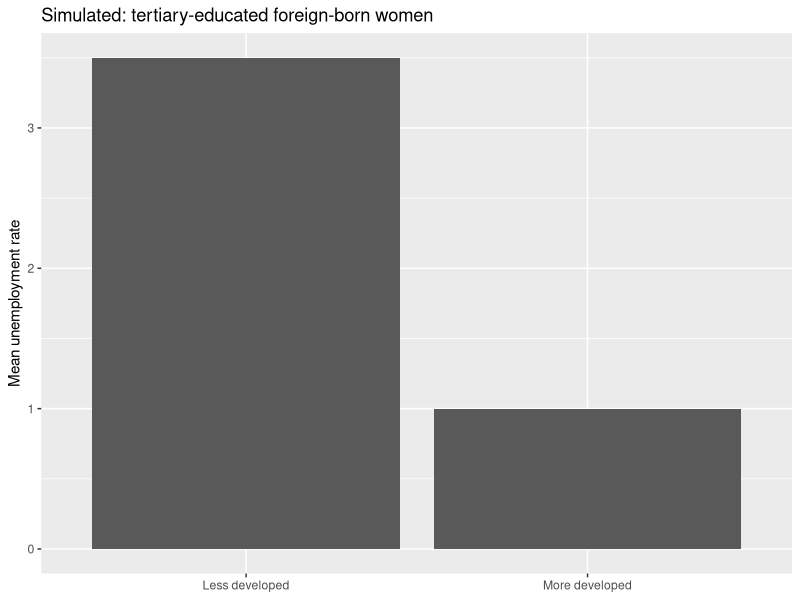
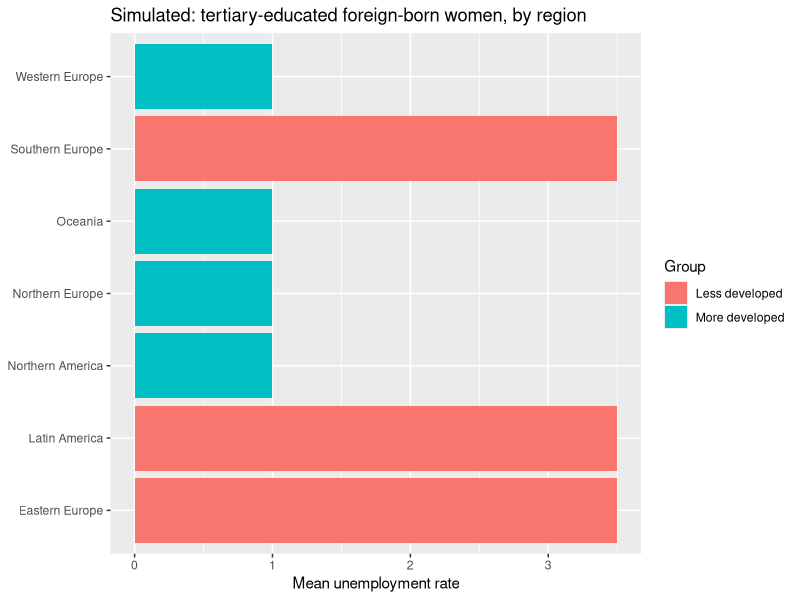
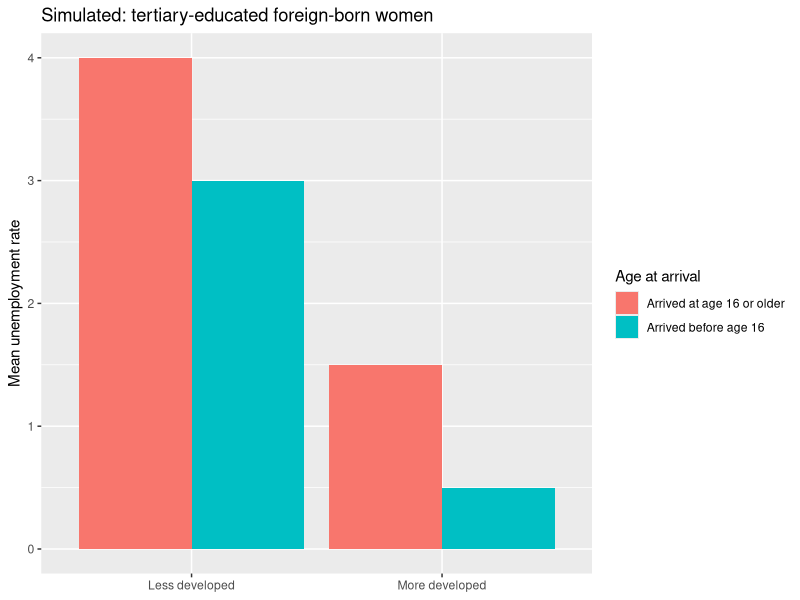

Reproduce these figures in R, in order.
## ---- chunk 1
library(tidyverse)

set.seed(916)

#Simulate the structure of the real data, based on the data of OECD
country_region <- tibble(
  country = c("Canada", "United States",
              "Mexico", "Costa Rica", "Colombia", "Chile",
              "Australia", "New Zealand",
              "Austria", "Belgium", "France", "Germany", "Luxembourg",
              "Netherlands", "Switzerland",
              "Estonia", "Ireland", "Latvia", "Lithuania", "Norway",
              "Sweden", "United Kingdom",
              "Greece", "Italy", "Portugal", "Slovenia", "Spain",
              "Bulgaria", "Czechia", "Hungary", "Poland", "Romania",
              "Slovak Republic"),
  region  = c(rep("Northern America", 2),
              rep("Latin America", 4),
              rep("Oceania", 2),
              rep("Western Europe", 7),
              rep("Northern Europe", 7),
              rep("Southern Europe", 5),
              rep("Eastern Europe", 6))
)

head(country_region)
## ---- chunk 2
#建立個人性質
n_countries <- length(country_region$country)   # 33

simulated_ppl <- tibble(
  country = rep(country_region$country, each = 12),
  sex = rep(rep(c("Female", "Male"), each = 6), times = n_countries),
  education = rep(rep(c("Below upper secondary",
                        "Upper secondary / post-secondary non-tertiary",
                        "Tertiary"), each = 2),
                  times = 2 * n_countries),
  arrival_age = rep(c("Arrived before age 16", "Arrived at age 16 or older"),
                    times = 6 * n_countries)
)

head(simulated_ppl)
## ---- chunk 3
#add region and development group
simulated_groups <- 
  simulated_ppl |>
  left_join(country_region, by = "country") |>
  mutate(
    development_group = case_match(
      region,
      c("Northern America", "Oceania", "Western Europe", "Northern Europe") ~ "More developed",
      c("Latin America", "Southern Europe", "Eastern Europe") ~ "Less developed",
      .default = NA_character_
    )
  )

head(simulated_groups)
## ---- chunk 4
#expected unemployment rate
simulated_rates <- simulated_groups |>
  mutate(
    unemployment_rate = 3 +
      if_else(development_group == "Less developed", 2.5, 0, missing = 0) +
      case_match(education,
                 "Below upper secondary" ~ 3,
                 "Upper secondary / post-secondary non-tertiary" ~ 0,
                 "Tertiary" ~ -2) +
      if_else(sex == "Female", 0.5, 0) +
      if_else(arrival_age == "Arrived before age 16", -1, 0)
  )

head(simulated_rates)
## ---- chunk 5
simulated_data <- simulated_rates |>
  select(region, development_group, sex, education,
         arrival_age, unemployment_rate)

head(simulated_data)
## ---- chunk 6
women_tertiary_simulated <- simulated_data |>
  filter(sex == "Female",
         education == "Tertiary") |>
  drop_na(development_group, unemployment_rate)

#取發展好、不好的國家各自的平均
mean_by_group <- women_tertiary_simulated |>
  group_by(development_group) |>
  summarise(mean_rate = mean(unemployment_rate))
## ---- chunk 7
mean_by_group |>
  ggplot(aes(x = development_group, y = mean_rate)) +
  geom_col() +
  labs(x = NULL,
       y = "Mean unemployment rate",
       title = "Simulated: tertiary-educated foreign-born women")
## ---- chunk 8
women_tertiary_simulated |>
  group_by(region, development_group) |>
  summarise(mean_rate = mean(unemployment_rate), .groups = "drop") |>
  ggplot(aes(x = region, y = mean_rate, fill = development_group)) +
  geom_col() +
  coord_flip() +
  labs(x = NULL,
       y = "Mean unemployment rate",
       fill = "Group",
       title = "Simulated: tertiary-educated foreign-born women, by region")
## ---- chunk 9
mean_by_group_arrival <- women_tertiary_simulated |>
  group_by(development_group, arrival_age) |>
  summarise(mean_rate = mean(unemployment_rate),
            .groups = "drop")

mean_by_group_arrival
## ---- chunk 10
mean_by_group_arrival |>
  ggplot(aes(x = development_group, y = mean_rate, fill = arrival_age)) +
  geom_col(position = "dodge") +
  labs(x = NULL,
       y = "Mean unemployment rate",
       fill = "Age at arrival",
       title = "Simulated: tertiary-educated foreign-born women")
